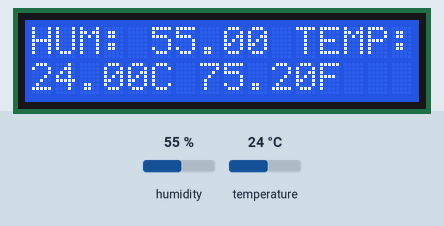
Simulated run of this sketch. Board: Arduino Uno, built with avr-gcc and run on an emulated ATmega328P. Shown: 16×2 character LCD. The inputs (shaded band) are chosen by the test bench; at power-on: humidity 55 %, temperature 24 °C. What the sketch prints to the serial monitor is not drawn.

Above: at 1.7 s.
1.8 s: humidity set to 22 %
At 3.7 s:
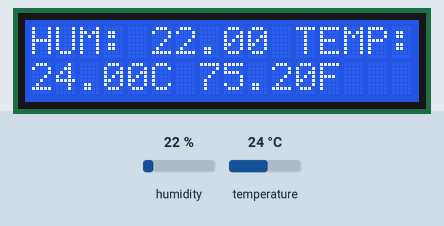
4.6 s: temperature set to 12 °C
At 5.8 s:
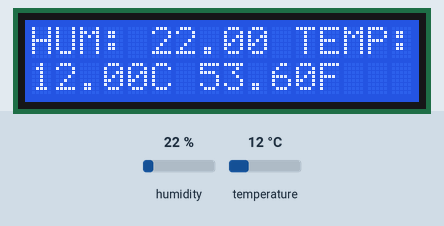
7.4 s: humidity set to 40 %
At 10.1 s:
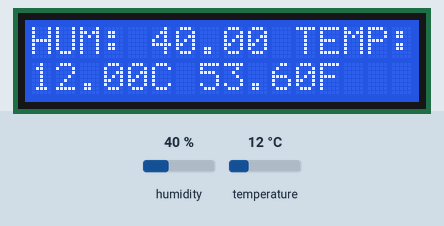
10.5 s: temperature set to 19 °C
At 12.2 s:
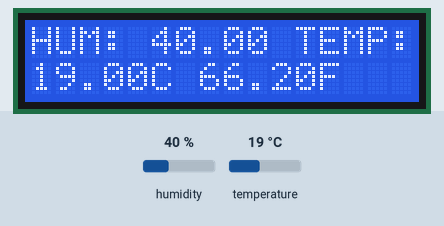
Timing chart, 0 to 13.7 s (numbered marks = the images above; inputs shaded):
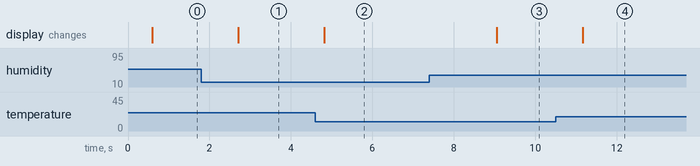

The sketch:

HDT11temp_LCD.ino
```cpp
#include <DHT.h>
#define Type DHT11
#include <LiquidCrystal.h>
int rs=7;
int en=8;
int d4=9;
int d5=10;
int d6=11;
int d7=12;
int sensePin=2;
DHT HT(sensePin, Type);
float humidity;
float tempC;
float tempF;
int setTime=500;
int dt=200;
LiquidCrystal lcd(rs,en,d4,d5,d6,d7);
void setup() {
  // put your setup code here, to run once:
Serial.begin(115200);
lcd.begin(16,2);
HT.begin();
delay(setTime);
}

void loop() {
  // put your main code here, to run repeatedly:
humidity=HT.readHumidity();
tempC=HT.readTemperature();
tempF=HT.readTemperature(true);
lcd.clear();
lcd.setCursor(0,0);
lcd.print("HUM: ");
lcd.setCursor(5,0);
lcd.print(humidity);
lcd.print(" TEMP:");
lcd.setCursor(0,1);


lcd.print(tempC);
lcd.print("C ");
lcd.print(tempF);
lcd.print("F");


Serial.print("Humidity: ");
Serial.print(humidity);
Serial.print(" Temperature ");
Serial.print(tempC);
Serial.print(" C ");
Serial.print(tempF);
Serial.println(" F");
delay(dt);
}
```

Measured:
- after the input at 1.8 s, the display: changes after 0.91 s (image 1)
- after the input at 4.6 s, the display: changes after 0.22 s (image 2)
- after the input at 7.4 s, the display: changes after 1.7 s (image 3)
- after the input at 10.5 s, the display: changes after 0.66 s (image 4)
